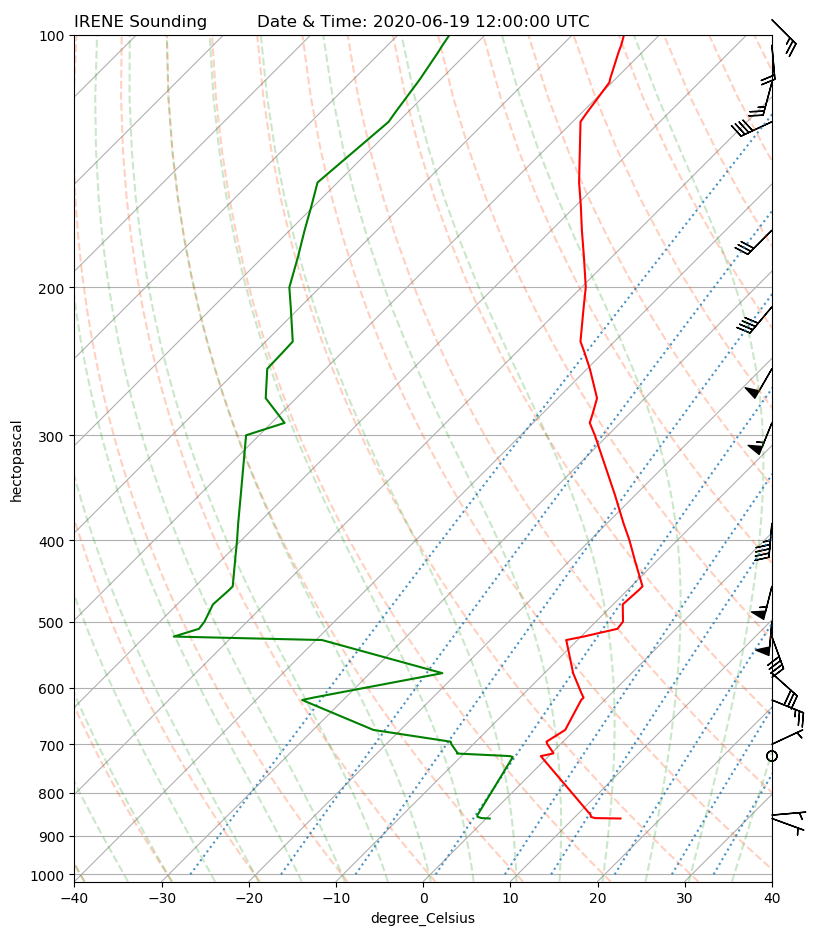

Write the Python code that produced this figure.
# Import all necessary modules
from datetime import datetime
import matplotlib.pyplot as plt
from metpy.plots import SkewT
from metpy.units import pandas_dataframe_to_unit_arrays, units
import numpy as np
from siphon.simplewebservice.wyoming import WyomingUpperAir

# Set time using a datetime object and station as variables
# Plan to soft code these variables in future updates, 

# to make it easy to access any station in South Africa for any given time
dt = datetime(2020, 6, 19, 0)
station = 'FAIR'

# Grab remote data from server at the University of Wyoming. This requires internet connection.
# Read remote sounding data based on time (dt) and station
df = WyomingUpperAir.request_data(dt, station)

# Create dictionary of united arrays
data = pandas_dataframe_to_unit_arrays(df)

# Isolate united arrays from dictionary to individual variables and attach units.
p = data['pressure']
T = data['temperature']
Td = data['dewpoint']
u = data['u_wind']
v = data['v_wind']

# The code below makes a basic skew-T plot using the MetPy plot module that contains a SkewT class.

# Change default to be better for skew-T
fig = plt.figure(figsize=(9, 11))

# Initiate the skew-T plot type from MetPy class loaded earlier
skew = SkewT(fig, rotation=45)

# Plot the data using normal plotting functions, in this case using
# log scaling in Y, as dictated by the typical meteorological plot
skew.plot(p, T, 'r')
skew.plot(p, Td, 'g')
skew.plot_barbs(p[::3], u[::3], v[::3], y_clip_radius=0.03)

# Set some appropriate axes limits for x and y
skew.ax.set_xlim(-40, 40)
skew.ax.set_ylim(1020, 100)

# Add the relevant special lines to plot throughout the figure
skew.plot_dry_adiabats(t0=np.arange(233, 533, 10) * units.K,
                       alpha=0.25, color='orangered')
skew.plot_moist_adiabats(t0=np.arange(233, 400, 5) * units.K,
                         alpha=0.25, color='tab:green')
skew.plot_mixing_lines(p=np.arange(1000, 99, -20) * units.hPa,
                       linestyle='dotted', color='tab:blue')

# Add some descriptive titles. For 'exact' station name as from the server pull, use {}.
plt.title('IRENE Sounding'.format(station), loc='left')
plt.title('Date & Time: {} UTC'.format(dt), loc='center')

# Use plt.show() if you want a pop up image when you run the script

# Save the figure in current folder
fig.savefig('Irene_real_time_Skew-T_Analysis.png',dpi=100,bbox_inches='tight')
